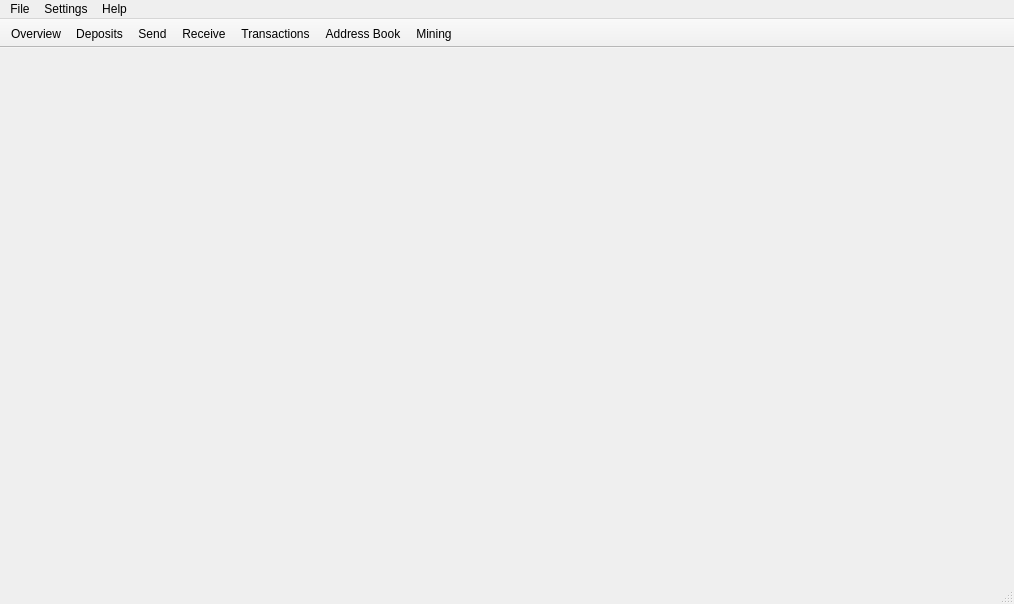
<?xml version="1.0" encoding="UTF-8"?>
<ui version="4.0">
 <class>MainWindow</class>
 <widget class="QMainWindow" name="MainWindow">
  <property name="geometry">
   <rect>
    <x>0</x>
    <y>0</y>
    <width>1014</width>
    <height>604</height>
   </rect>
  </property>
  <property name="sizePolicy">
   <sizepolicy hsizetype="Preferred" vsizetype="Preferred">
    <horstretch>0</horstretch>
    <verstretch>0</verstretch>
   </sizepolicy>
  </property>
  <property name="minimumSize">
   <size>
    <width>0</width>
    <height>0</height>
   </size>
  </property>
  <property name="maximumSize">
   <size>
    <width>16777215</width>
    <height>16777215</height>
   </size>
  </property>
  <property name="windowTitle">
   <string>MainWindow</string>
  </property>
  <property name="windowIcon">
   <iconset resource="../../resources.qrc">
    <normaloff>:/images/cryptonote</normaloff>:/images/cryptonote</iconset>
  </property>
  <widget class="QWidget" name="centralwidget">
   <layout class="QHBoxLayout" name="horizontalLayout">
    <property name="spacing">
     <number>0</number>
    </property>
    <property name="leftMargin">
     <number>0</number>
    </property>
    <property name="topMargin">
     <number>0</number>
    </property>
    <property name="rightMargin">
     <number>0</number>
    </property>
    <property name="bottomMargin">
     <number>0</number>
    </property>
    <item>
     <widget class="WalletGui::OverviewFrame" name="m_overviewFrame">
      <property name="frameShape">
       <enum>QFrame::NoFrame</enum>
      </property>
      <property name="frameShadow">
       <enum>QFrame::Raised</enum>
      </property>
     </widget>
    </item>
    <item>
     <widget class="WalletGui::SendFrame" name="m_sendFrame">
      <property name="frameShape">
       <enum>QFrame::NoFrame</enum>
      </property>
      <property name="frameShadow">
       <enum>QFrame::Raised</enum>
      </property>
     </widget>
    </item>
    <item>
     <widget class="WalletGui::ReceiveFrame" name="m_receiveFrame">
      <property name="frameShape">
       <enum>QFrame::NoFrame</enum>
      </property>
      <property name="frameShadow">
       <enum>QFrame::Raised</enum>
      </property>
     </widget>
    </item>
    <item>
     <widget class="WalletGui::TransactionsFrame" name="m_transactionsFrame">
      <property name="frameShape">
       <enum>QFrame::NoFrame</enum>
      </property>
      <property name="frameShadow">
       <enum>QFrame::Raised</enum>
      </property>
     </widget>
    </item>
    <item>
     <widget class="WalletGui::AddressBookFrame" name="m_addressBookFrame">
      <property name="frameShape">
       <enum>QFrame::NoFrame</enum>
      </property>
      <property name="frameShadow">
       <enum>QFrame::Raised</enum>
      </property>
     </widget>
    </item>
    <item>
     <widget class="WalletGui::MiningFrame" name="m_miningFrame">
      <property name="frameShape">
       <enum>QFrame::NoFrame</enum>
      </property>
      <property name="frameShadow">
       <enum>QFrame::Raised</enum>
      </property>
     </widget>
    </item>
    <item>
     <widget class="WalletGui::DepositsFrame" name="m_depositsFrame">
      <property name="frameShape">
       <enum>QFrame::NoFrame</enum>
      </property>
      <property name="frameShadow">
       <enum>QFrame::Raised</enum>
      </property>
     </widget>
    </item>
   </layout>
  </widget>
  <widget class="QMenuBar" name="menubar">
   <property name="geometry">
    <rect>
     <x>0</x>
     <y>0</y>
     <width>1014</width>
     <height>22</height>
    </rect>
   </property>
   <widget class="QMenu" name="menuFile">
    <property name="title">
     <string>File</string>
    </property>
    <addaction name="m_createWalletAction"/>
    <addaction name="m_openWalletAction"/>
    <addaction name="m_importKeyAction"/>
    <addaction name="m_backupWalletAction"/>
    <addaction name="m_resetAction"/>
    <addaction name="m_exitAction"/>
   </widget>
   <widget class="QMenu" name="menuSettings">
    <property name="title">
     <string>Settings</string>
    </property>
    <addaction name="m_encryptWalletAction"/>
    <addaction name="m_changePasswordAction"/>
    <addaction name="separator"/>
    <addaction name="m_startOnLoginAction"/>
    <addaction name="m_minimizeToTrayAction"/>
    <addaction name="m_closeToTrayAction"/>
   </widget>
   <widget class="QMenu" name="menuHelp">
    <property name="title">
     <string>Help</string>
    </property>
    <addaction name="m_aboutCryptonoteAction"/>
    <addaction name="m_aboutQtAction"/>
   </widget>
   <addaction name="menuFile"/>
   <addaction name="menuSettings"/>
   <addaction name="menuHelp"/>
  </widget>
  <widget class="QToolBar" name="toolBar">
   <property name="windowTitle">
    <string>toolBar</string>
   </property>
   <property name="movable">
    <bool>false</bool>
   </property>
   <property name="toolButtonStyle">
    <enum>Qt::ToolButtonTextBesideIcon</enum>
   </property>
   <attribute name="toolBarArea">
    <enum>TopToolBarArea</enum>
   </attribute>
   <attribute name="toolBarBreak">
    <bool>false</bool>
   </attribute>
   <addaction name="m_overviewAction"/>
   <addaction name="m_depositsAction"/>
   <addaction name="m_sendAction"/>
   <addaction name="m_receiveAction"/>
   <addaction name="m_transactionsAction"/>
   <addaction name="m_addressBookAction"/>
   <addaction name="m_miningAction"/>
  </widget>
  <widget class="QStatusBar" name="statusBar"/>
  <action name="m_overviewAction">
   <property name="checkable">
    <bool>true</bool>
   </property>
   <property name="enabled">
    <bool>true</bool>
   </property>
   <property name="icon">
    <iconset resource="../../resources.qrc">
     <normaloff>:/icons/overview</normaloff>:/icons/overview</iconset>
   </property>
   <property name="text">
    <string>Overview</string>
   </property>
  </action>
  <action name="m_sendAction">
   <property name="checkable">
    <bool>true</bool>
   </property>
   <property name="enabled">
    <bool>true</bool>
   </property>
   <property name="icon">
    <iconset resource="../../resources.qrc">
     <normaloff>:/icons/send</normaloff>:/icons/send</iconset>
   </property>
   <property name="text">
    <string>Send</string>
   </property>
  </action>
  <action name="m_receiveAction">
   <property name="checkable">
    <bool>true</bool>
   </property>
   <property name="enabled">
    <bool>true</bool>
   </property>
   <property name="icon">
    <iconset resource="../../resources.qrc">
     <normaloff>:/icons/receive</normaloff>:/icons/receive</iconset>
   </property>
   <property name="text">
    <string>Receive</string>
   </property>
  </action>
  <action name="m_transactionsAction">
   <property name="checkable">
    <bool>true</bool>
   </property>
   <property name="enabled">
    <bool>true</bool>
   </property>
   <property name="icon">
    <iconset resource="../../resources.qrc">
     <normaloff>:/icons/transactions</normaloff>:/icons/transactions</iconset>
   </property>
   <property name="text">
    <string>Transactions</string>
   </property>
  </action>
  <action name="m_exitAction">
   <property name="enabled">
    <bool>true</bool>
   </property>
   <property name="text">
    <string>Exit</string>
   </property>
   <property name="shortcut">
    <string>Ctrl+Q</string>
   </property>
  </action>
  <action name="m_addressBookAction">
   <property name="checkable">
    <bool>true</bool>
   </property>
   <property name="enabled">
    <bool>true</bool>
   </property>
   <property name="icon">
    <iconset resource="../../resources.qrc">
     <normaloff>:/icons/address-book</normaloff>:/icons/address-book</iconset>
   </property>
   <property name="text">
    <string>Address Book</string>
   </property>
  </action>
  <action name="m_createWalletAction">
   <property name="enabled">
    <bool>true</bool>
   </property>
   <property name="text">
    <string>Create wallet</string>
   </property>
  </action>
  <action name="m_openWalletAction">
   <property name="enabled">
    <bool>true</bool>
   </property>
   <property name="text">
    <string>Open wallet</string>
   </property>
  </action>
  <action name="m_encryptWalletAction">
   <property name="enabled">
    <bool>true</bool>
   </property>
   <property name="text">
    <string>Encrypt wallet</string>
   </property>
  </action>
  <action name="m_changePasswordAction">
   <property name="enabled">
    <bool>true</bool>
   </property>
   <property name="text">
    <string>Change password</string>
   </property>
   <property name="toolTip">
    <string>Change password</string>
   </property>
  </action>
  <action name="m_aboutCryptonoteAction">
   <property name="enabled">
    <bool>true</bool>
   </property>
   <property name="text">
    <string>About</string>
   </property>
  </action>
  <action name="m_aboutQtAction">
   <property name="enabled">
    <bool>true</bool>
   </property>
   <property name="text">
    <string>About Qt</string>
   </property>
  </action>
  <action name="m_backupWalletAction">
   <property name="enabled">
    <bool>true</bool>
   </property>
   <property name="text">
    <string>Backup wallet</string>
   </property>
  </action>
  <action name="m_startOnLoginAction">
   <property name="checkable">
    <bool>true</bool>
   </property>
   <property name="text">
    <string>Start on system login</string>
   </property>
  </action>
  <action name="m_minimizeToTrayAction">
   <property name="checkable">
    <bool>true</bool>
   </property>
   <property name="text">
    <string>Minimize to tray</string>
   </property>
  </action>
  <action name="m_closeToTrayAction">
   <property name="checkable">
    <bool>true</bool>
   </property>
   <property name="text">
    <string>Close to tray</string>
   </property>
  </action>
  <action name="m_importKeyAction">
   <property name="text">
    <string>Import private key</string>
   </property>
  </action>
  <action name="m_miningAction">
   <property name="checkable">
    <bool>true</bool>
   </property>
   <property name="icon">
    <iconset resource="../../resources.qrc">
     <normaloff>:/icons/mining</normaloff>:/icons/mining</iconset>
   </property>
   <property name="text">
    <string>Mining</string>
   </property>
  </action>
  <action name="m_depositsAction">
   <property name="checkable">
    <bool>true</bool>
   </property>
   <property name="icon">
    <iconset resource="../../resources.qrc">
     <normaloff>:/icons/deposits</normaloff>:/icons/deposits</iconset>
   </property>
   <property name="text">
    <string>Deposits</string>
   </property>
  </action>
  <action name="m_resetAction">
   <property name="text">
    <string>Reset wallet</string>
   </property>
   <property name="toolTip">
    <string>Reset wallet</string>
   </property>
  </action>
 </widget>
 <customwidgets>
  <customwidget>
   <class>WalletGui::OverviewFrame</class>
   <extends>QFrame</extends>
   <header>gui/OverviewFrame.h</header>
   <container>1</container>
  </customwidget>
  <customwidget>
   <class>WalletGui::SendFrame</class>
   <extends>QFrame</extends>
   <header>gui/SendFrame.h</header>
   <container>1</container>
  </customwidget>
  <customwidget>
   <class>WalletGui::TransactionsFrame</class>
   <extends>QFrame</extends>
   <header>gui/TransactionsFrame.h</header>
   <container>1</container>
  </customwidget>
  <customwidget>
   <class>WalletGui::AddressBookFrame</class>
   <extends>QFrame</extends>
   <header>gui/AddressBookFrame.h</header>
   <container>1</container>
  </customwidget>
  <customwidget>
   <class>WalletGui::ReceiveFrame</class>
   <extends>QFrame</extends>
   <header>gui/ReceiveFrame.h</header>
   <container>1</container>
  </customwidget>
  <customwidget>
   <class>WalletGui::MiningFrame</class>
   <extends>QFrame</extends>
   <header>gui/MiningFrame.h</header>
   <container>1</container>
  </customwidget>
  <customwidget>
   <class>WalletGui::DepositsFrame</class>
   <extends>QFrame</extends>
   <header>gui/DepositsFrame.h</header>
   <container>1</container>
  </customwidget>
 </customwidgets>
 <resources>
  <include location="../../resources.qrc"/>
 </resources>
 <connections>
  <connection>
   <sender>m_overviewAction</sender>
   <signal>toggled(bool)</signal>
   <receiver>m_overviewFrame</receiver>
   <slot>setVisible(bool)</slot>
   <hints>
    <hint type="sourcelabel">
     <x>-1</x>
     <y>-1</y>
    </hint>
    <hint type="destinationlabel">
     <x>112</x>
     <y>333</y>
    </hint>
   </hints>
  </connection>
  <connection>
   <sender>m_sendAction</sender>
   <signal>toggled(bool)</signal>
   <receiver>m_sendFrame</receiver>
   <slot>setVisible(bool)</slot>
   <hints>
    <hint type="sourcelabel">
     <x>-1</x>
     <y>-1</y>
    </hint>
    <hint type="destinationlabel">
     <x>337</x>
     <y>333</y>
    </hint>
   </hints>
  </connection>
  <connection>
   <sender>m_receiveAction</sender>
   <signal>toggled(bool)</signal>
   <receiver>m_receiveFrame</receiver>
   <slot>setVisible(bool)</slot>
   <hints>
    <hint type="sourcelabel">
     <x>-1</x>
     <y>-1</y>
    </hint>
    <hint type="destinationlabel">
     <x>562</x>
     <y>333</y>
    </hint>
   </hints>
  </connection>
  <connection>
   <sender>m_transactionsAction</sender>
   <signal>toggled(bool)</signal>
   <receiver>m_transactionsFrame</receiver>
   <slot>setVisible(bool)</slot>
   <hints>
    <hint type="sourcelabel">
     <x>-1</x>
     <y>-1</y>
    </hint>
    <hint type="destinationlabel">
     <x>787</x>
     <y>333</y>
    </hint>
   </hints>
  </connection>
  <connection>
   <sender>m_addressBookAction</sender>
   <signal>toggled(bool)</signal>
   <receiver>m_addressBookFrame</receiver>
   <slot>setVisible(bool)</slot>
   <hints>
    <hint type="sourcelabel">
     <x>-1</x>
     <y>-1</y>
    </hint>
    <hint type="destinationlabel">
     <x>809</x>
     <y>320</y>
    </hint>
   </hints>
  </connection>
  <connection>
   <sender>m_createWalletAction</sender>
   <signal>triggered()</signal>
   <receiver>MainWindow</receiver>
   <slot>createWallet()</slot>
   <hints>
    <hint type="sourcelabel">
     <x>-1</x>
     <y>-1</y>
    </hint>
    <hint type="destinationlabel">
     <x>449</x>
     <y>299</y>
    </hint>
   </hints>
  </connection>
  <connection>
   <sender>m_openWalletAction</sender>
   <signal>triggered()</signal>
   <receiver>MainWindow</receiver>
   <slot>openWallet()</slot>
   <hints>
    <hint type="sourcelabel">
     <x>-1</x>
     <y>-1</y>
    </hint>
    <hint type="destinationlabel">
     <x>449</x>
     <y>299</y>
    </hint>
   </hints>
  </connection>
  <connection>
   <sender>m_encryptWalletAction</sender>
   <signal>triggered()</signal>
   <receiver>MainWindow</receiver>
   <slot>encryptWallet()</slot>
   <hints>
    <hint type="sourcelabel">
     <x>-1</x>
     <y>-1</y>
    </hint>
    <hint type="destinationlabel">
     <x>449</x>
     <y>299</y>
    </hint>
   </hints>
  </connection>
  <connection>
   <sender>m_changePasswordAction</sender>
   <signal>triggered()</signal>
   <receiver>MainWindow</receiver>
   <slot>encryptWallet()</slot>
   <hints>
    <hint type="sourcelabel">
     <x>-1</x>
     <y>-1</y>
    </hint>
    <hint type="destinationlabel">
     <x>449</x>
     <y>299</y>
    </hint>
   </hints>
  </connection>
  <connection>
   <sender>m_aboutQtAction</sender>
   <signal>triggered()</signal>
   <receiver>MainWindow</receiver>
   <slot>aboutQt()</slot>
   <hints>
    <hint type="sourcelabel">
     <x>-1</x>
     <y>-1</y>
    </hint>
    <hint type="destinationlabel">
     <x>449</x>
     <y>299</y>
    </hint>
   </hints>
  </connection>
  <connection>
   <sender>m_backupWalletAction</sender>
   <signal>triggered()</signal>
   <receiver>MainWindow</receiver>
   <slot>backupWallet()</slot>
   <hints>
    <hint type="sourcelabel">
     <x>-1</x>
     <y>-1</y>
    </hint>
    <hint type="destinationlabel">
     <x>449</x>
     <y>299</y>
    </hint>
   </hints>
  </connection>
  <connection>
   <sender>m_aboutCryptonoteAction</sender>
   <signal>triggered()</signal>
   <receiver>MainWindow</receiver>
   <slot>about()</slot>
   <hints>
    <hint type="sourcelabel">
     <x>-1</x>
     <y>-1</y>
    </hint>
    <hint type="destinationlabel">
     <x>459</x>
     <y>299</y>
    </hint>
   </hints>
  </connection>
  <connection>
   <sender>m_startOnLoginAction</sender>
   <signal>triggered(bool)</signal>
   <receiver>MainWindow</receiver>
   <slot>setStartOnLogin(bool)</slot>
   <hints>
    <hint type="sourcelabel">
     <x>-1</x>
     <y>-1</y>
    </hint>
    <hint type="destinationlabel">
     <x>459</x>
     <y>299</y>
    </hint>
   </hints>
  </connection>
  <connection>
   <sender>m_minimizeToTrayAction</sender>
   <signal>triggered(bool)</signal>
   <receiver>MainWindow</receiver>
   <slot>setMinimizeToTray(bool)</slot>
   <hints>
    <hint type="sourcelabel">
     <x>-1</x>
     <y>-1</y>
    </hint>
    <hint type="destinationlabel">
     <x>459</x>
     <y>299</y>
    </hint>
   </hints>
  </connection>
  <connection>
   <sender>m_closeToTrayAction</sender>
   <signal>triggered(bool)</signal>
   <receiver>MainWindow</receiver>
   <slot>setCloseToTray(bool)</slot>
   <hints>
    <hint type="sourcelabel">
     <x>-1</x>
     <y>-1</y>
    </hint>
    <hint type="destinationlabel">
     <x>459</x>
     <y>299</y>
    </hint>
   </hints>
  </connection>
  <connection>
   <sender>m_importKeyAction</sender>
   <signal>triggered()</signal>
   <receiver>MainWindow</receiver>
   <slot>importKey()</slot>
   <hints>
    <hint type="sourcelabel">
     <x>-1</x>
     <y>-1</y>
    </hint>
    <hint type="destinationlabel">
     <x>459</x>
     <y>299</y>
    </hint>
   </hints>
  </connection>
  <connection>
   <sender>m_miningAction</sender>
   <signal>toggled(bool)</signal>
   <receiver>m_miningFrame</receiver>
   <slot>setVisible(bool)</slot>
   <hints>
    <hint type="sourcelabel">
     <x>-1</x>
     <y>-1</y>
    </hint>
    <hint type="destinationlabel">
     <x>862</x>
     <y>322</y>
    </hint>
   </hints>
  </connection>
  <connection>
   <sender>m_depositsAction</sender>
   <signal>toggled(bool)</signal>
   <receiver>m_depositsFrame</receiver>
   <slot>setVisible(bool)</slot>
   <hints>
    <hint type="sourcelabel">
     <x>-1</x>
     <y>-1</y>
    </hint>
    <hint type="destinationlabel">
     <x>868</x>
     <y>322</y>
    </hint>
   </hints>
  </connection>
  <connection>
   <sender>m_resetAction</sender>
   <signal>triggered()</signal>
   <receiver>MainWindow</receiver>
   <slot>resetWallet()</slot>
   <hints>
    <hint type="sourcelabel">
     <x>-1</x>
     <y>-1</y>
    </hint>
    <hint type="destinationlabel">
     <x>506</x>
     <y>301</y>
    </hint>
   </hints>
  </connection>
 </connections>
 <slots>
  <slot>createWallet()</slot>
  <slot>openWallet()</slot>
  <slot>encryptWallet()</slot>
  <slot>aboutQt()</slot>
  <slot>backupWallet()</slot>
  <slot>about()</slot>
  <slot>setStartOnLogin(bool)</slot>
  <slot>setMinimizeToTray(bool)</slot>
  <slot>setCloseToTray(bool)</slot>
  <slot>importKey()</slot>
  <slot>resetWallet()</slot>
 </slots>
</ui>
